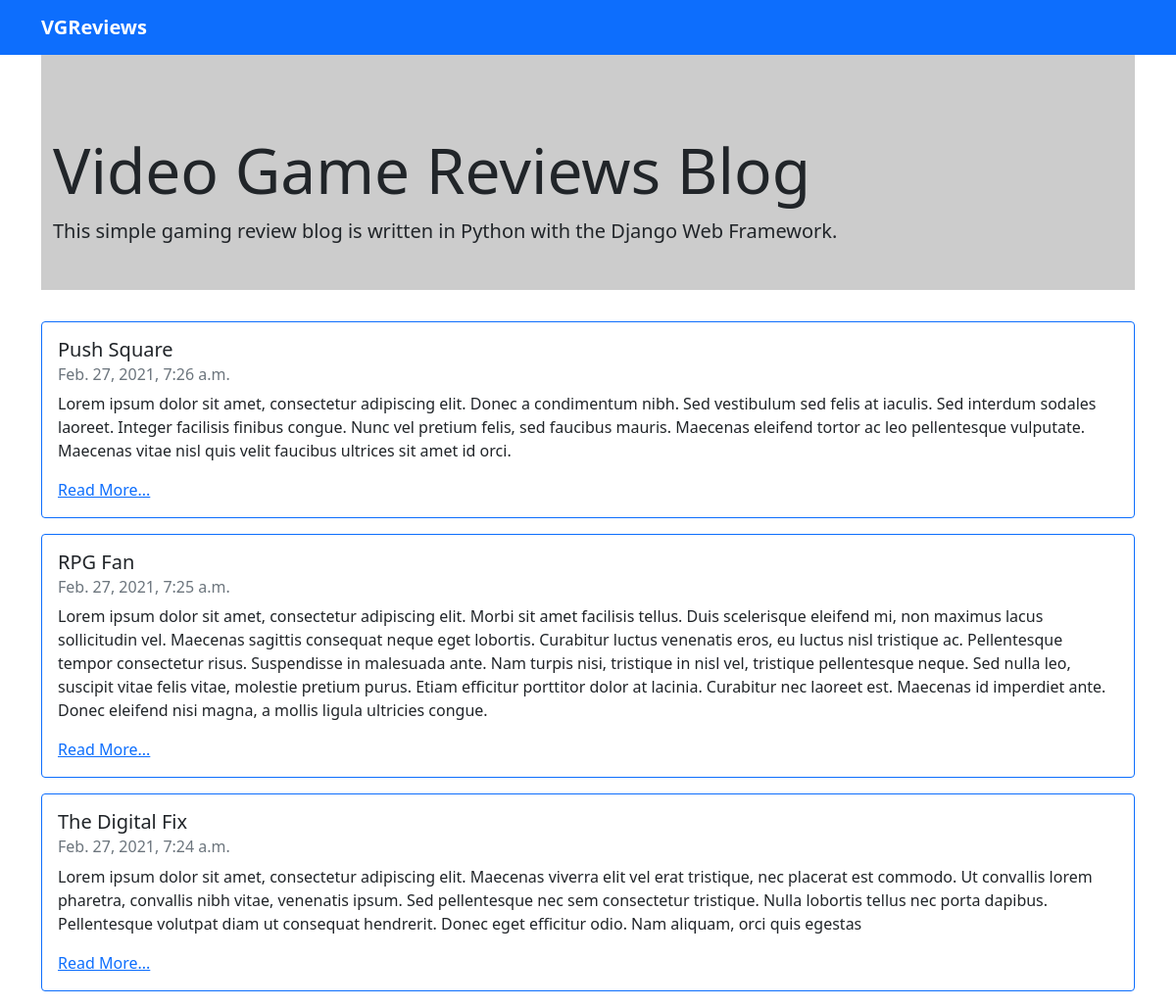
The page / on the database its author committed.
### blog/models.py (models this page shows)
class Post(models.Model):
    title = models.CharField(max_length=150)
    slug = models.SlugField(max_length=150)
    intro = models.TextField(max_length=300)
    body = models.TextField(max_length=3000)
    date_added = models.DateTimeField(auto_now_add=True)
    class Meta:
        ordering = ['-date_added']

### blog/views.py (the view)
# urls.py: path('',frontpage, name='frontpage'),
def frontpage(request):
    posts = Post.objects.all()
    return render(request,'blog/frontpage.html',{'posts':posts})

### blog/templates/blog/frontpage.html
{% extends 'blog/base.html' %} {% block content %} {% for post in posts%}
<div class="card-deck">
  <div class="card border-primary mb-3" style="width: 100%;">
    <div class="card-body">
      <h5 class="card-title">{{ post.title }}</h5>
      <h6 class="card-subtitle mb-2 text-muted">{{ post.date_added }}</h6>
      <p class="card-text">{{ post.intro }}</p>
      <a href="{% url 'post_detail' post.slug%}">Read More...</a>
    </div>
  </div>
</div>
{% endfor %} {% endblock %}

### blog/templates/blog/base.html (shortened to what this page needs)
<!DOCTYPE html>
<html lang="en">
  <head>
    <link
      href="https://cdn.jsdelivr.net/npm/bootstrap@5.0.0-beta2/dist/css/bootstrap.min.css"
      rel="stylesheet"
    />
  </head>
  <body>
    <nav class="navbar navbar-dark bg-primary">
      <div class="container">
        <a href="/" class="navbar-brand"><strong>VGReviews</strong></a>
      </div>
    </nav>
    <div class="container" style="padding-bottom: 2rem;">
      <div class="jumbotron primary" style="height:15rem;background:#ccc !important;">
        <div class="container" style="padding-top:5rem">
          <h1 class="display-3"><strong>Video Game Reviews Blog</strong></h1>
          <p class="lead">This simple gaming review blog is written in Python with the Django Web Framework.</p>
        </div>
      </div>
    </div>
    <section class="section">
      <div class="container">{%block content%} {% endblock %}</div>
    </section>
  </body>
</html>

### rows shown on the page
Post: title "Push Square", date_added "Feb. 27, 2021, 7:26 a.m.", intro "Lorem ipsum dolor sit amet, consectetur adipiscing elit. Donec a condimentum nibh. Sed vestibulum sed felis at iaculis. Sed interdum sodales laoreet. Integer facilisis finibus congue. Nunc vel pretium felis, sed faucibus mauris. Maecenas eleifend tortor ac leo pellentesque vulputate. Maecenas vitae nisl quis velit faucibus ultrices sit amet id orci."
Post: title "RPG Fan", date_added "Feb. 27, 2021, 7:25 a.m.", intro "Lorem ipsum dolor sit amet, consectetur adipiscing elit. Morbi sit amet facilisis tellus. Duis scelerisque eleifend mi, non maximus lacus sollicitudin vel. Maecenas sagittis consequat neque eget lobortis. Curabitur luctus venenatis eros, eu luctus nisl tristique ac. Pellentesque tempor consectetur risus. Suspendisse in malesuada ante. Nam turpis nisi, tristique in nisl vel, tristique pellentesque neque. Sed nulla leo, suscipit vitae felis vitae, molestie pretium purus. Etiam efficitur porttitor dolor at lacinia. Curabitur nec laoreet est. Maecenas id imperdiet ante. Donec eleifend nisi magna, a mollis ligula ultricies congue."
Post: title "The Digital Fix", date_added "Feb. 27, 2021, 7:24 a.m.", intro "Lorem ipsum dolor sit amet, consectetur adipiscing elit. Maecenas viverra elit vel erat tristique, nec placerat est commodo. Ut convallis lorem pharetra, convallis nibh vitae, venenatis ipsum. Sed pellentesque nec sem consectetur tristique. Nulla lobortis tellus nec porta dapibus. Pellentesque volutpat diam ut consequat hendrerit. Donec eget efficitur odio. Nam aliquam, orci quis egestas"
